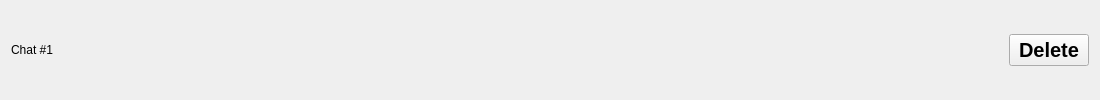
<?xml version="1.0" encoding="UTF-8"?>
<ui version="4.0">
 <class>ChatsItemWidget</class>
 <widget class="QWidget" name="ChatsItemWidget">
  <property name="geometry">
   <rect>
    <x>0</x>
    <y>0</y>
    <width>1100</width>
    <height>100</height>
   </rect>
  </property>
  <property name="windowTitle">
   <string>Form</string>
  </property>
  <layout class="QHBoxLayout" name="horizontalLayout">
   <item>
    <widget class="QLabel" name="chatsTitleLabel">
     <property name="text">
      <string>Chat #1</string>
     </property>
    </widget>
   </item>
   <item alignment="Qt::AlignRight">
    <widget class="QPushButton" name="chatsDeleteButton">
     <property name="font">
      <font>
       <pointsize>15</pointsize>
       <bold>true</bold>
      </font>
     </property>
     <property name="text">
      <string>Delete</string>
     </property>
    </widget>
   </item>
  </layout>
 </widget>
 <resources/>
 <connections/>
</ui>
